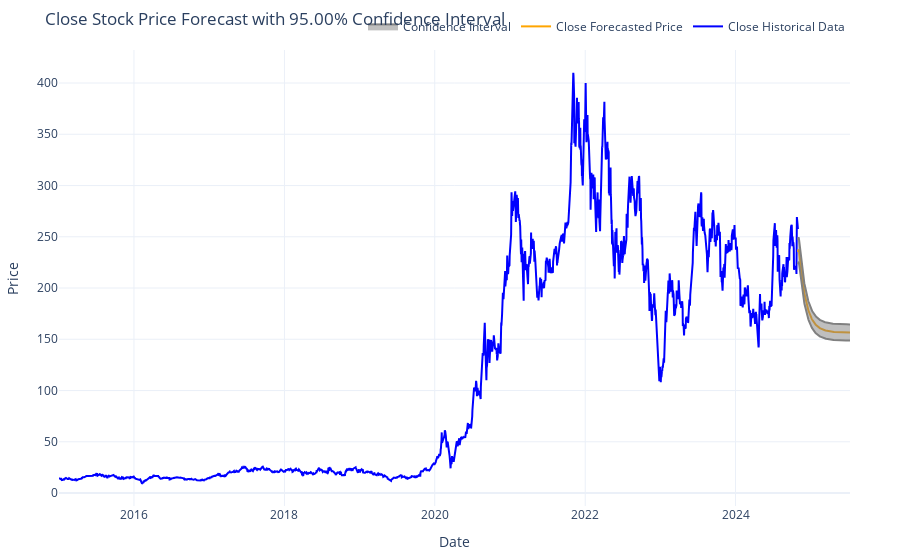

Source (notebook cell):
### Code cell
model_util.plot_forecast('Close', tsla, forecast, 0.05)

### Figure 1 — Plotly figure (JSON) as saved in the notebook; plotly's stock layout.template omitted (floating-point values rounded to 4 significant figures; data arrays with more than 128 entries replaced by an {"elided": "..."} marker saying what was removed)
{"data": [{"line": {"color": "blue"}, "mode": "lines", "name": "Close Historical Data", "type": "scatter", "x": {"elided": "2474 str values"}, "y": {"elided": "2474 float values"}}, {"line": {"color": "orange"}, "mode": "lines", "name": "Close Forecasted Price", "type": "scatter", "x": {"elided": "253 str values"}, "y": {"elided": "253 float values"}}, {"line": {"color": "gray"}, "mode": "lines", "showlegend": false, "type": "scatter", "x": {"elided": "253 str values"}, "y": {"elided": "253 float values"}}, {"fill": "tonexty", "line": {"color": "gray"}, "name": "Confidence Interval", "type": "scatter", "x": {"elided": "253 str values"}, "y": {"elided": "253 float values"}}], "layout": {"legend": {"orientation": "h", "x": 1, "xanchor": "right", "y": 1.02, "yanchor": "bottom"}, "margin": {"b": 50, "l": 50, "r": 50, "t": 50}, "title": {"text": "Close Stock Price Forecast with 95.00% Confidence Interval"}, "xaxis": {"title": {"text": "Date"}}, "yaxis": {"title": {"text": "Price"}}}}
